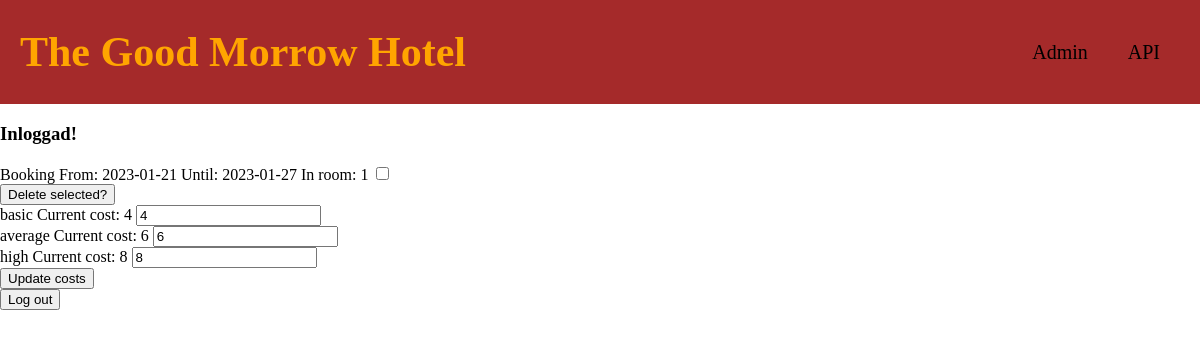
/admin.php (signed in), run on an earlier commit of the app's database.
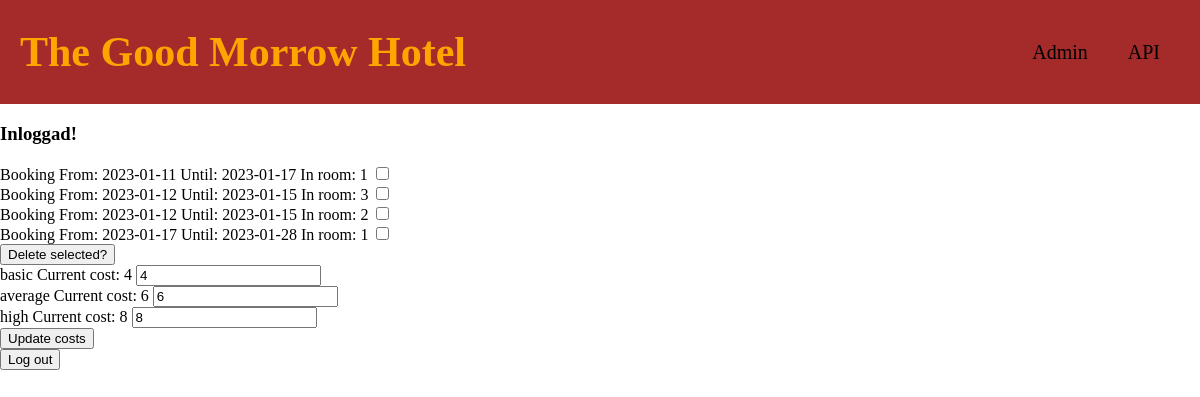
And on a later commit of the database.
### tables this page shows
CREATE TABLE bookings (
    id INTEGER primary key AUTOINCREMENT,
    room_number INTEGER,
    arrival_date DATE,
    departure_date DATE,
    name VARCHAR(30),
    comment VARCHAR(100)
    );

### hotelVariables.php (called while the page is built, shortened)
<?php
$adress = "http://www.garagehider.com/good-morrow";
$data = json_decode(file_get_contents(__DIR__ . "/hotelVariables.txt"), true);
$rooms = $data["rooms"];

### admin.php (the view, shortened to what this page needs)
<?php
require "hotelFunctions.php";
require "hotelVariables.php";
$loggedIn = false;
if (isset($_SESSION["loggedIn"]) === true) $loggedIn = true;
if ($loggedIn === true) {
    $db = connect("hotels.db");
}
if ($loggedIn === true) {
    $statement = $db->prepare("SELECT * FROM bookings");
    $statement->execute();
    $bookings = $statement->fetchAll(PDO::FETCH_ASSOC);
}
?>
<!DOCTYPE html>
<html lang="en">
<head>
    <link rel="stylesheet" href="css/header.css">
    <link rel="stylesheet" href="css/style.css">
</head>
<body>
    <?php require "./header.php"; ?>
    <?php if ($loggedIn != true) : ?>
        <form method="post" action="">
            <label for="user">User</label>
            <input type="text" name="user">
            <label for="apiKey">API Key</label>
            <input type="text" name="apiKey">
            <button type="submit">Login</button>
        </form>
    <?php else : ?>
        <form method="post" action="">
            <h3>Inloggad!</h3>
            <?php $i = 0;
            foreach ($bookings as $booking) : $i++; ?>
                <label for="booking">Booking From: <?= $booking["arrival_date"] ?> Until: <?= $booking["departure_date"] ?> In room: <?= $booking["room_number"] ?></label>
                <input type="checkbox" name="<?= $booking['id'] ?>" value="delete">
                <br>
            <?php endforeach;
            if ($i > 0) : ?>
                <button type="submit">Delete selected?</button>
            <?php endif ?>
        </form>
        <form method="post" action="">
            <?php foreach ($rooms as $roomType => $room) : ?>
                <?= $roomType ?> Current cost: <?= $room["cost"] ?>
                <input type="number" name="<?= $roomType ?>NewCost" value=<?= $room["cost"] ?>>
                <br>
            <?php endforeach ?>
            <button type="submit">Update costs</button>
        </form>
        <form method="post" action="">
            <button type="submit" name="logOut" value="logOut">Log out</button>
        </form>
    <?php endif ?>
</body>
</html>

### header.php
<header>
    <a href="<?= $adress ?>">
        <h1>The Good Morrow Hotel</h1>
    </a>
    <nav>
        <a href="<?= $adress ?>/admin.php ">Admin</a>
        <a href="<?= $adress ?>/api/bookings.php ">API</a>
    </nav>
</header>

### css/header.css (style rules this page uses)
a { all: unset; }
header { display: flex; justify-content: space-between; background-color: brown; align-items: center; }
h1 { margin-left: 20px; font-size: 42px; color: orange; }
nav { display: flex; margin-right: 20px; }
nav a { margin: 20px; font-size: 20px; }

### css/style.css (style rules this page uses)
body { margin: 0; }
* { box-sizing: border-box; }

What changed in the data, as far as the page shows it:
removed bookings: arrival_date "2023-01-21", departure_date "2023-01-27", room_number "1"
added bookings: arrival_date "2023-01-11", departure_date "2023-01-17", room_number "1"
added bookings: arrival_date "2023-01-12", departure_date "2023-01-15", room_number "3"
added bookings: arrival_date "2023-01-12", departure_date "2023-01-15", room_number "2"
added bookings: arrival_date "2023-01-17", departure_date "2023-01-28", room_number "1"
